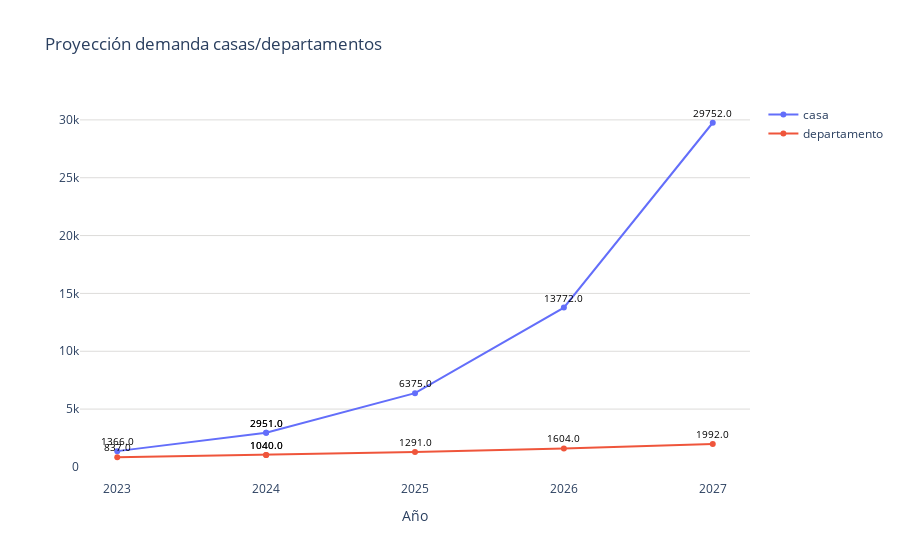

The notebook cell this image was saved under:
### Code cell
# Datos
años = df_concatenado['año']
tipos = df_concatenado['tipo']
promedios = df_concatenado['promedio']

fig = go.Figure()
# Agregar líneas para cada tipo
for tipo in tipos.unique():
    df_tipo = df_concatenado[df_concatenado['tipo'] == tipo]
    fig.add_trace(go.Scatter(
        x=df_tipo['año'],
        y=df_tipo['promedio'],
        mode='markers+lines',
        name=tipo
    ))

fig.update_layout(
    title='Proyección demanda casas/departamentos',
    yaxis=dict(gridcolor='#dddcda'),
    plot_bgcolor='rgba(0,0,0,0)',  # Color de fondo del gráfico
)
# Modificar las etiquetas del eje x
fig.update_xaxes(
    tickvals=años,  # Establecer las posiciones de las marcas del eje x
    ticktext=años,  # Establecer las etiquetas del eje x
    title='Año'
)
# Agregar etiquetas de texto a los puntos
for trace in fig.data:
    df_tipo = df_concatenado[df_concatenado['tipo'] == trace.name]
    for i, point in enumerate(trace.y):
        fig.add_annotation(
            x=trace.x[i], 
            y=point, 
            text=f'{df_tipo.iloc[i]["promedio"]}', 
            showarrow=False,
            font=dict(color='black', size=10),
            yshift=10
        )

# Exportar gráfica como archivo HTML
#def guardar_grafico_como_html(fig, nombre_archivo, carpeta='graficas'):
    # Crear la carpeta si no existe
   # if not os.path.exists(carpeta):
  #      os.makedirs(carpeta)
    # Gráfica como archivo HTML en la carpeta especificada
 #   pio.write_html(fig, f'{carpeta}/{nombre_archivo}.html')
#guardar_grafico_como_html(fig, 'g_scatt_casasdepart_proyecdemanda_pachuca', carpeta='graficas')

fig.show()

### Figure 1 — Plotly figure (JSON) as saved in the notebook; plotly's stock layout.template omitted (floating-point values rounded to 4 significant figures)
{"data": [{"mode": "markers+lines", "name": "casa", "type": "scatter", "x": [2023, 2024, 2024, 2025, 2026, 2027], "y": [1366, 2951, 2951, 6375, 13772, 29752]}, {"mode": "markers+lines", "name": "departamento", "type": "scatter", "x": [2023, 2024, 2024, 2025, 2026, 2027], "y": [837, 1040, 1040, 1291, 1604, 1992]}], "layout": {"annotations": [{"font": {"color": "black", "size": 10}, "showarrow": false, "text": "1366.0", "x": 2023, "y": 1366, "yshift": 10}, {"font": {"color": "black", "size": 10}, "showarrow": false, "text": "2951.0", "x": 2024, "y": 2951, "yshift": 10}, {"font": {"color": "black", "size": 10}, "showarrow": false, "text": "2951.0", "x": 2024, "y": 2951, "yshift": 10}, {"font": {"color": "black", "size": 10}, "showarrow": false, "text": "6375.0", "x": 2025, "y": 6375, "yshift": 10}, {"font": {"color": "black", "size": 10}, "showarrow": false, "text": "13772.0", "x": 2026, "y": 13772, "yshift": 10}, {"font": {"color": "black", "size": 10}, "showarrow": false, "text": "29752.0", "x": 2027, "y": 29752, "yshift": 10}, {"font": {"color": "black", "size": 10}, "showarrow": false, "text": "837.0", "x": 2023, "y": 837, "yshift": 10}, {"font": {"color": "black", "size": 10}, "showarrow": false, "text": "1040.0", "x": 2024, "y": 1040, "yshift": 10}, {"font": {"color": "black", "size": 10}, "showarrow": false, "text": "1040.0", "x": 2024, "y": 1040, "yshift": 10}, {"font": {"color": "black", "size": 10}, "showarrow": false, "text": "1291.0", "x": 2025, "y": 1291, "yshift": 10}, {"font": {"color": "black", "size": 10}, "showarrow": false, "text": "1604.0", "x": 2026, "y": 1604, "yshift": 10}, {"font": {"color": "black", "size": 10}, "showarrow": false, "text": "1992.0", "x": 2027, "y": 1992, "yshift": 10}], "plot_bgcolor": "rgba(0,0,0,0)", "title": {"text": "Proyección demanda casas/departamentos"}, "xaxis": {"ticktext": [2023, 2024, 2023, 2024, 2024, 2024, 2025, 2025, 2026, 2026, 2027, 2027], "tickvals": [2023, 2024, 2023, 2024, 2024, 2024, 2025, 2025, 2026, 2026, 2027, 2027], "title": {"text": "Año"}}, "yaxis": {"gridcolor": "#dddcda"}}}
